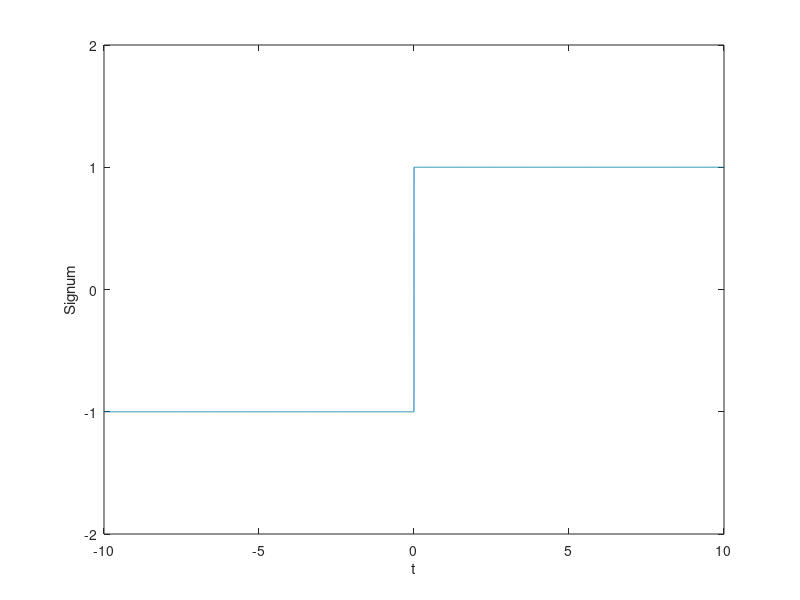

Write the MATLAB code that produced this figure.
clc
clear all
close all

t=-10:0.001:10;
length_t=length(t);
for ii=1:1:length_t
    if(t(ii)>0)
        y_t(ii)=1;
    elseif(t(ii)<0)
        y_t(ii)=-1;
    else
        y_t(ii)=0;
    end
end
plot(t,y_t)
axis([-10 10 -2 2])
xlabel('t')
ylabel('Signum')

